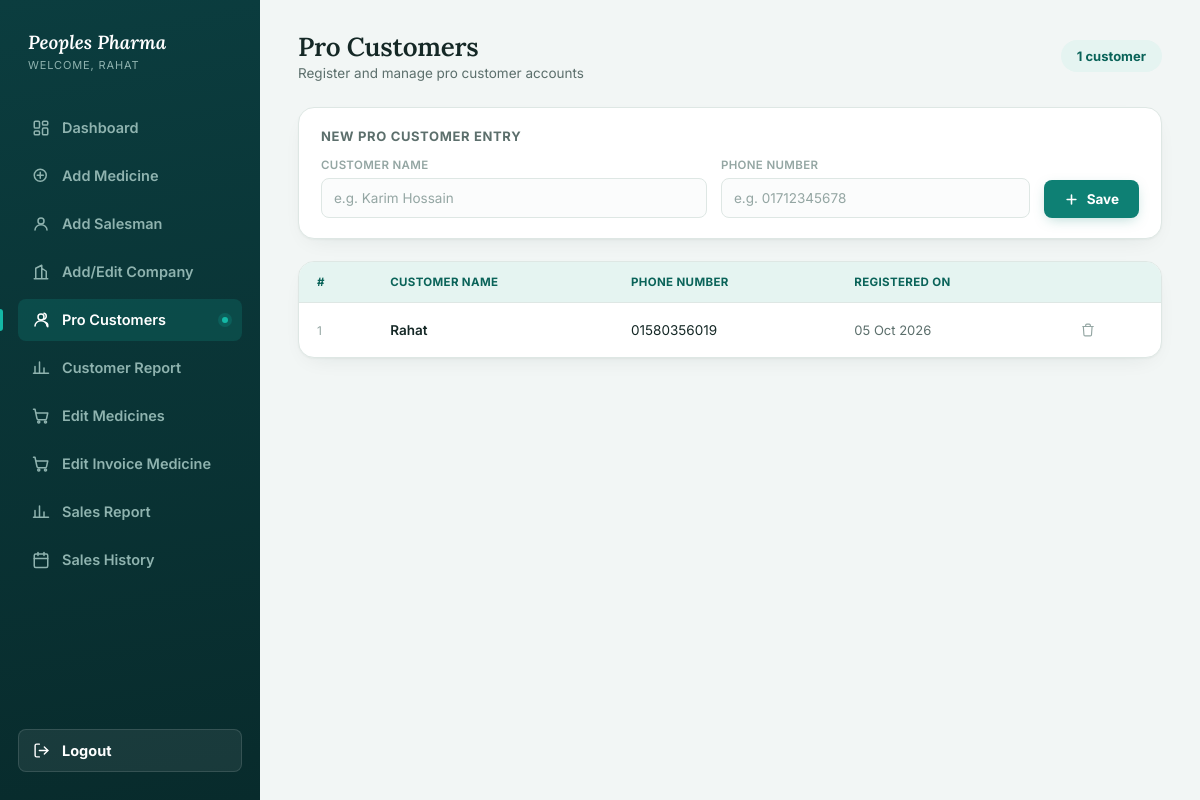
Screenshot of /pro-customer/ (signed in) with the database file from the repository.
### pharmacy/models.py (models this page shows, shortened)
class ProCustomer(models.Model):
    name = models.CharField(max_length=150)
    phone_number = models.CharField(max_length=20,unique=True)
    created_at = models.DateTimeField(default=timezone.now)

### pharmacy/views.py (the view, shortened to what this page needs)
# urls.py: path('pro-customer/', views.pro_customer, name='pro_customer'),
@login_required
def pro_customer(request):
    error = None
    success = None
    procustomers = ProCustomer.objects.all().order_by('-created_at')
    return render(request, 'pharmacy/pro-customer.html', {
            'procustomers': procustomers,
            'errors':       error,
            'success' :     success,
        })

### pharmacy/templates/pharmacy/pro-customer.html (shortened to what this page needs)
{% load static %}
<!DOCTYPE html>
<html lang="en">
<head>
  <link rel="stylesheet" href="{% static 'Style/add_medicine.css' %}">
</head>
<body>
<div class="app">
  <aside class="sidebar">
    <div class="brand">
      <div class="brand__text">
        <h1>Peoples Pharma</h1>
        <span>Welcome, {{ request.user.username }}</span>
      </div>
    </div>
    <ul class="nav">
      <li><a href="{% url 'pharmacy:dashboard' %}" class="nav__link">
        Dashboard
      </a></li>
      <li><a href="{% url 'pharmacy:add_medicine' %}" class="nav__link">
        <svg viewBox="0 0 24 24" width="20" height="20" fill="none" stroke="currentColor" stroke-width="2" stroke-linecap="round" stroke-linejoin="round"><circle cx="11" cy="11" r="8"/><path d="M11 7v8M7 11h8"/></svg>
        Add Medicine
      </a></li>
      <li><a href="{% url 'pharmacy:add_salesman' %}" class="nav__link">
        <svg viewBox="0 0 24 24" width="20" height="20" fill="none" stroke="currentColor" stroke-width="2" stroke-linecap="round" stroke-linejoin="round"><circle cx="12" cy="8" r="4"/><path d="M4 20c0-4 3.6-7 8-7s8 3 8 7"/></svg>
        Add Salesman
      </a></li>
      <li><a href="{% url 'pharmacy:add_edit_company' %}" class="nav__link">
        <svg viewBox="0 0 24 24" width="20" height="20" fill="none" stroke="currentColor" stroke-width="2" stroke-linecap="round" stroke-linejoin="round"><path d="M3 21h18M5 21V7l8-4v18M19 21V11l-6-4"/></svg>
        Add/Edit Company
      </a></li>
      <li><a href="{% url 'pharmacy:pro_customer' %}" class="nav__link is-active">
        <svg viewBox="0 0 24 24" width="20" height="20" fill="none" stroke="currentColor" stroke-width="2" stroke-linecap="round" stroke-linejoin="round"><circle cx="12" cy="8" r="4"/><path d="M4 20c0-4 3.6-7 8-7s8 3 8 7"/><path d="M16 3.13a4 4 0 0 1 0 7.75"/><path d="M21 21v-2a4 4 0 0 0-3-3.85"/></svg>
        Pro Customers
        <span class="nav__pulse"></span>
      </a></li>
      <li><a href="{% url 'pharmacy:pro_customer_report' %}" class="nav__link">
        <svg viewBox="0 0 24 24" width="20" height="20" fill="none" stroke="currentColor" stroke-width="2" stroke-linecap="round" stroke-linejoin="round"><path d="M4 19V10M10 19V4M16 19v-7M22 19H2"/></svg>
        Customer Report
      </a></li>
      <li><a href="{% url 'pharmacy:edit_medicine' %}" class="nav__link">
        <svg viewBox="0 0 24 24" width="20" height="20" fill="none" stroke="currentColor" stroke-width="2" stroke-linecap="round" stroke-linejoin="round"><circle cx="9" cy="20" r="1.4"/><circle cx="18" cy="20" r="1.4"/><path d="M2 3h2l2.6 12.3a2 2 0 0 0 2 1.7h8.8a2 2 0 0 0 2-1.6L21 8H6"/></svg>
        Edit Medicines
      </a></li>
      <li><a href="{% url 'pharmacy:edit_invoice_medicine' %}" class="nav__link">
        <svg viewBox="0 0 24 24" width="20" height="20" fill="none" stroke="currentColor" stroke-width="2" stroke-linecap="round" stroke-linejoin="round"><circle cx="9" cy="20" r="1.4"/><circle cx="18" cy="20" r="1.4"/><path d="M2 3h2l2.6 12.3a2 2 0 0 0 2 1.7h8.8a2 2 0 0 0 2-1.6L21 8H6"/></svg>
        Edit Invoice Medicine
      </a></li>
      <li><a href="{% url 'pharmacy:sales_report' %}" class="nav__link">
        <svg viewBox="0 0 24 24" width="20" height="20" fill="none" stroke="currentColor" stroke-width="2" stroke-linecap="round" stroke-linejoin="round"><path d="M4 19V10M10 19V4M16 19v-7M22 19H2"/></svg>
        Sales Report
      </a></li>
      <li><a href="{% url 'pharmacy:sales_history' %}" class="nav__link">
        <svg viewBox="0 0 24 24" width="20" height="20" fill="none" stroke="currentColor" stroke-width="2" stroke-linecap="round" stroke-linejoin="round"><rect x="3" y="4" width="18" height="18" rx="2" ry="2"/><line x1="16" y1="2" x2="16" y2="6"/><line x1="8" y1="2" x2="8" y2="6"/><line x1="3" y1="10" x2="21" y2="10"/></svg>
        Sales History
      </a></li>
    </ul>
    <div class="sidebar__spacer"></div>
    <a href="{% url 'pharmacy:logout' %}" class="nav__logout">
      <svg viewBox="0 0 24 24" width="20" height="20" fill="none" stroke="currentColor" stroke-width="2" stroke-linecap="round" stroke-linejoin="round"><path d="M9 21H5a2 2 0 0 1-2-2V5a2 2 0 0 1 2-2h4"/><path d="M16 17l5-5-5-5"/><path d="M21 12H9"/></svg>
      Logout
    </a>
  </aside>
  <main class="main">
    <div class="topbar">
      <div>
        <h2>Pro Customers</h2>
        <p>Register and manage pro customer accounts</p>
      </div>
      <div style="background:var(--accent-soft); color:var(--accent-dark);
                  padding:8px 16px; border-radius:999px; font-size:13px;
                  font-weight:700;">
        {{ procustomers|length }}
        customer{{ procustomers|length|pluralize }}
      </div>
    </div>
    <section class="form-card">
      <div class="form-card__title">New Pro Customer Entry</div>
      <form method="post" action="{% url 'pharmacy:pro_customer' %}">
        <div class="form-row"
          style="grid-template-columns: 1.5fr 1.2fr auto;">
          <div class="field">
            <label for="customer_name">Customer Name</label>
            <input
              type="text"
              id="customer_name"
              name="customer_name"
              placeholder="e.g. Karim Hossain"
              required
            >
          </div>
          <div class="field">
            <label for="phone_number">Phone Number</label>
            <input
              type="text"
              id="phone_number"
              name="phone_number"
              placeholder="e.g. 01712345678"
              required
            >
          </div>
          <button type="submit" class="btn-add">
            <svg viewBox="0 0 24 24" width="15" height="15" fill="none"
              stroke="currentColor" stroke-width="2.5"
              stroke-linecap="round" stroke-linejoin="round">
              <path d="M12 5v14M5 12h14"/>
            </svg>
            Save
          </button>
        </div>
      </form>
    </section>
    <section class="table-card">
      <table>
        <thead>
          <tr>
            <th>#</th>
            <th>Customer Name</th>
            <th>Phone Number</th>
            <th>Registered On</th>
            <th></th>
          </tr>
        </thead>
        <tbody>
          {% for customer in procustomers %}
          <tr>
            <td style="color:var(--ink-faint); font-size:12px;">
              {{ forloop.counter }}
            </td>
            <td style="font-weight:600;">{{ customer.name }}</td>
            <td>{{ customer.phone_number }}</td>
            <td style="color:var(--ink-soft); font-size:13px;">
              {{ customer.created_at|date:"d M Y" }}
            </td>
            <td>
              <form method="post"
                action="{% url 'pharmacy:delete_pro_customer' customer.pk %}"
                onsubmit="return confirm('Delete {{ customer.name }}?')">
                <button type="submit" class="row-delete">
                  <svg viewBox="0 0 24 24" width="14" height="14"
                    fill="none" stroke="currentColor" stroke-width="2"
                    stroke-linecap="round" stroke-linejoin="round">
                    <path d="M3 6h18M8 6V4a2 2 0 0 1 2-2h4a2 2 0
                      0 1 2 2v2m3 0-1 14a2 2 0 0 1-2 2H7a2 2 0
                      0 1-2-2L4 6"/>
                  </svg>
                </button>
              </form>
            </td>
          </tr>
          {% endfor %}
        </tbody>
      </table>
    </section>
  </main>
</div>
</body>
</html>

### rows the page displays
ProCustomer: name "Rahat", phone_number "01580356019", created_at "05 Oct 2026"

### other values shown
{{ request.user.username }} "RAHAT"
{{ procustomers|length }} "1"
